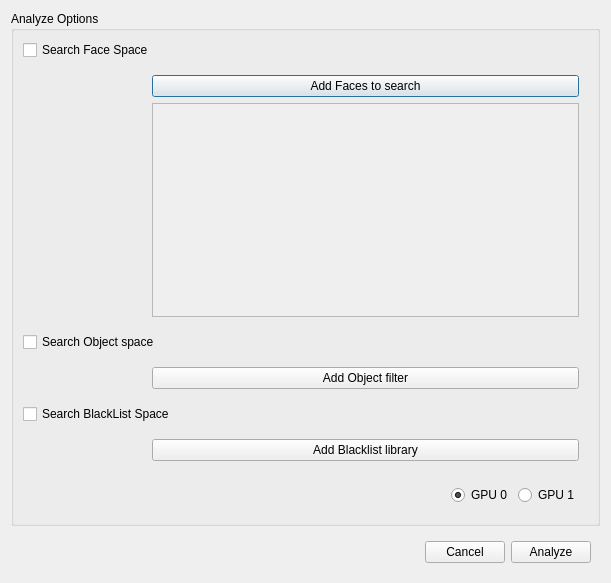
<?xml version="1.0" encoding="UTF-8"?>
<ui version="4.0">
 <class>analyzeDialog</class>
 <widget class="QDialog" name="analyzeDialog">
  <property name="geometry">
   <rect>
    <x>0</x>
    <y>0</y>
    <width>611</width>
    <height>583</height>
   </rect>
  </property>
  <property name="windowTitle">
   <string>Dialog</string>
  </property>
  <layout class="QVBoxLayout" name="verticalLayout">
   <item>
    <widget class="QGroupBox" name="groupBox">
     <property name="title">
      <string>Analyze Options</string>
     </property>
     <layout class="QVBoxLayout" name="verticalLayout_2">
      <item>
       <widget class="QCheckBox" name="facesCheck">
        <property name="text">
         <string>Search Face Space</string>
        </property>
       </widget>
      </item>
      <item>
       <widget class="QWidget" name="faceWidget" native="true">
        <layout class="QHBoxLayout" name="horizontalLayout_2">
         <item>
          <spacer name="horizontalSpacer_4">
           <property name="orientation">
            <enum>Qt::Horizontal</enum>
           </property>
           <property name="sizeType">
            <enum>QSizePolicy::Maximum</enum>
           </property>
           <property name="sizeHint" stdset="0">
            <size>
             <width>120</width>
             <height>20</height>
            </size>
           </property>
          </spacer>
         </item>
         <item>
          <layout class="QVBoxLayout" name="faceLay">
           <item>
            <widget class="QPushButton" name="addFaceBut">
             <property name="text">
              <string>Add Faces to search</string>
             </property>
            </widget>
           </item>
           <item>
            <widget class="QScrollArea" name="scrollArea">
             <property name="widgetResizable">
              <bool>true</bool>
             </property>
             <widget class="QWidget" name="scrollAreaWidgetContents">
              <property name="geometry">
               <rect>
                <x>0</x>
                <y>0</y>
                <width>421</width>
                <height>210</height>
               </rect>
              </property>
             </widget>
            </widget>
           </item>
          </layout>
         </item>
        </layout>
       </widget>
      </item>
      <item>
       <widget class="QCheckBox" name="objectCheck">
        <property name="text">
         <string>Search Object space</string>
        </property>
       </widget>
      </item>
      <item>
       <widget class="QWidget" name="objectWidget" native="true">
        <layout class="QHBoxLayout" name="horizontalLayout_3">
         <item>
          <spacer name="horizontalSpacer_2">
           <property name="orientation">
            <enum>Qt::Horizontal</enum>
           </property>
           <property name="sizeType">
            <enum>QSizePolicy::Maximum</enum>
           </property>
           <property name="sizeHint" stdset="0">
            <size>
             <width>120</width>
             <height>20</height>
            </size>
           </property>
          </spacer>
         </item>
         <item>
          <layout class="QVBoxLayout" name="objectLay">
           <item>
            <layout class="QVBoxLayout" name="colorObjectsLayout"/>
           </item>
           <item>
            <widget class="QPushButton" name="addObjectFilter">
             <property name="text">
              <string>Add Object filter</string>
             </property>
            </widget>
           </item>
          </layout>
         </item>
        </layout>
       </widget>
      </item>
      <item>
       <widget class="QCheckBox" name="blackCheck">
        <property name="text">
         <string>Search BlackList Space</string>
        </property>
       </widget>
      </item>
      <item>
       <widget class="QWidget" name="blackWidget" native="true">
        <layout class="QHBoxLayout" name="horizontalLayout_4">
         <item>
          <spacer name="horizontalSpacer_3">
           <property name="orientation">
            <enum>Qt::Horizontal</enum>
           </property>
           <property name="sizeType">
            <enum>QSizePolicy::Maximum</enum>
           </property>
           <property name="sizeHint" stdset="0">
            <size>
             <width>120</width>
             <height>20</height>
            </size>
           </property>
          </spacer>
         </item>
         <item>
          <layout class="QVBoxLayout" name="blackLay">
           <item>
            <widget class="QPushButton" name="blackBut">
             <property name="text">
              <string>Add Blacklist library</string>
             </property>
            </widget>
           </item>
           <item>
            <layout class="QVBoxLayout" name="blackListLayout"/>
           </item>
          </layout>
         </item>
        </layout>
       </widget>
      </item>
      <item>
       <widget class="QWidget" name="horizontalWidget" native="true">
        <property name="minimumSize">
         <size>
          <width>0</width>
          <height>0</height>
         </size>
        </property>
        <layout class="QHBoxLayout" name="horizontalLayout_5">
         <item>
          <spacer name="horizontalSpacer_5">
           <property name="orientation">
            <enum>Qt::Horizontal</enum>
           </property>
           <property name="sizeHint" stdset="0">
            <size>
             <width>40</width>
             <height>20</height>
            </size>
           </property>
          </spacer>
         </item>
         <item>
          <widget class="QRadioButton" name="gpu0">
           <property name="text">
            <string>GPU 0</string>
           </property>
           <property name="checked">
            <bool>true</bool>
           </property>
           <attribute name="buttonGroup">
            <string notr="true">radioGroup</string>
           </attribute>
          </widget>
         </item>
         <item>
          <widget class="QRadioButton" name="gpu1">
           <property name="text">
            <string>GPU 1</string>
           </property>
           <attribute name="buttonGroup">
            <string notr="true">radioGroup</string>
           </attribute>
          </widget>
         </item>
        </layout>
       </widget>
      </item>
     </layout>
    </widget>
   </item>
   <item>
    <widget class="QWidget" name="horizontalWidget" native="true">
     <property name="sizePolicy">
      <sizepolicy hsizetype="Preferred" vsizetype="Maximum">
       <horstretch>0</horstretch>
       <verstretch>0</verstretch>
      </sizepolicy>
     </property>
     <layout class="QHBoxLayout" name="horizontalLayout">
      <item>
       <spacer name="horizontalSpacer">
        <property name="orientation">
         <enum>Qt::Horizontal</enum>
        </property>
        <property name="sizeHint" stdset="0">
         <size>
          <width>40</width>
          <height>20</height>
         </size>
        </property>
       </spacer>
      </item>
      <item>
       <widget class="QPushButton" name="cancelBut">
        <property name="text">
         <string>Cancel</string>
        </property>
       </widget>
      </item>
      <item>
       <widget class="QPushButton" name="analyzeBut">
        <property name="text">
         <string>Analyze</string>
        </property>
       </widget>
      </item>
     </layout>
    </widget>
   </item>
  </layout>
 </widget>
 <resources/>
 <connections/>
 <buttongroups>
  <buttongroup name="radioGroup"/>
 </buttongroups>
</ui>
